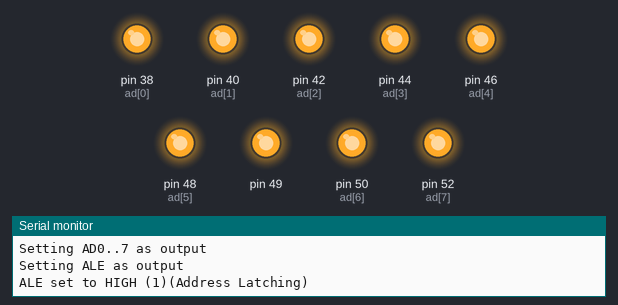
Bench run of a sketch on a simulated Arduino Mega 2560, built with avr-gcc and run on an emulated ATmega2560. On the bench: output pins drawn as LEDs (lit = HIGH), the last lines printed to the serial monitor.

Above: at 0.1 s.
At 5.1 s:
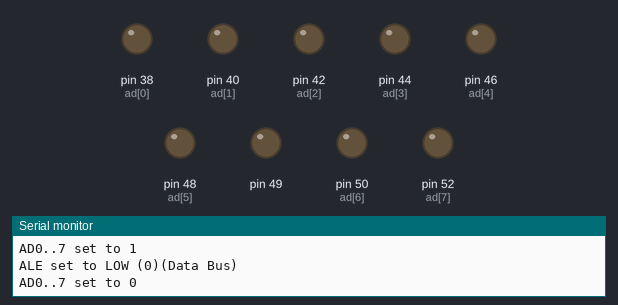
Timing chart, 0 to 6.6 s (numbered marks = the images above):
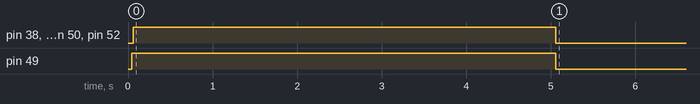

The sketch:

multiplexing.ino
```cpp
#define PIN_INT 2
#define PIN_M_IO 51

void setup() {
  // put your setup code here, to run once:
  Serial.begin(9600);
  Serial.println("Hello World!");

  //AD0..7 instantiation
  int ad[8] = {38, 40, 42, 44, 46, 48, 50, 52};
  int a[8] = {23, 25, 27, 29, 31, 33, 35};

  Serial.println("Setting AD0..7 as output\n");
  //AD as output
  pinMode(ad[0],OUTPUT);
  pinMode(ad[1],OUTPUT);
  pinMode(ad[2],OUTPUT);
  pinMode(ad[3],OUTPUT);
  pinMode(ad[4],OUTPUT);
  pinMode(ad[5],OUTPUT);
  pinMode(ad[6],OUTPUT);
  pinMode(ad[7],OUTPUT);

  Serial.println("Setting ALE as output\n");
  //ALE as output
  pinMode(49,OUTPUT);

  Serial.println("ALE set to HIGH (1)(Address Latching)\n");
  //ALE setup: address latch
  digitalWrite(49,HIGH);

  Serial.println("AD0..7 set to 1\n");
  //AD setup: address latch
  digitalWrite(ad[0],HIGH);
  digitalWrite(ad[1],HIGH);
  digitalWrite(ad[2],HIGH);
  digitalWrite(ad[3],HIGH);
  digitalWrite(ad[4],HIGH);
  digitalWrite(ad[5],HIGH);
  digitalWrite(ad[6],HIGH);
  digitalWrite(ad[7],HIGH);

/*
  Serial.println("Setting A0..7 as input for test\n");
  //AD as output
  pinMode(a[0],INPUT);
  pinMode(a[1],INPUT);
  pinMode(a[2],INPUT);
  pinMode(a[3],INPUT);
  pinMode(a[4],INPUT);
  pinMode(a[5],INPUT);
  pinMode(a[6],INPUT);
  pinMode(a[7],INPUT);
  for(int i = 0; i < 8; i++){

  }
  */


  //delay
  delay(5000);

  Serial.println("ALE set to LOW (0)(Data Bus)\n");
  //ALE setup: data setup
  digitalWrite(49,LOW);

  Serial.println("AD0..7 set to 0\n");
  //AD setup: data setup
  digitalWrite(ad[0],LOW);
  digitalWrite(ad[1],LOW);
  digitalWrite(ad[2],LOW);
  digitalWrite(ad[3],LOW);
  digitalWrite(ad[4],LOW);
  digitalWrite(ad[5],LOW);
  digitalWrite(ad[6],LOW);
  digitalWrite(ad[7],LOW);

  delay(5000);

}

void loop() {
  // put your main code here, to run repeatedly:
}
```
